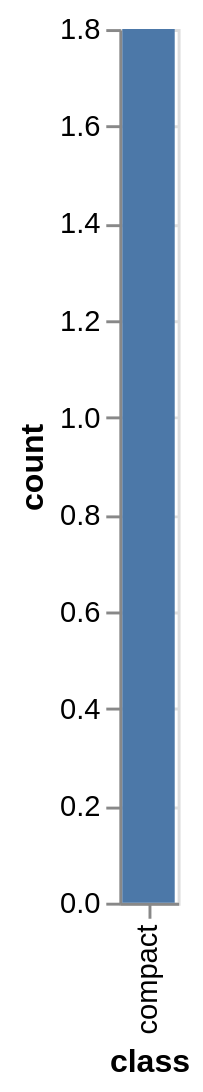

Vega-Lite specification stored for this chart:
### Vega-Lite specification from a JSON file in a GitHub repository (floating-point values rounded to 4 significant figures)
{"$schema": "https://vega.github.io/schema/vega-lite/v4.json", "datasets": {"data-00": [{"manufacturer": "audi", "model": "a4", "displ": 1.8, "year": 1999, "cyl": 4, "trans": "auto(l5)", "drv": "f", "cty": 18, "hwy": 29, "fl": "p", "class": "compact"}]}, "layer": [{"data": {"name": "data-00"}, "mark": {"type": "bar"}, "encoding": {"x": {"field": "class", "type": "nominal", "title": "class"}, "y": {"aggregate": "sum", "field": "displ", "stack": "zero", "type": "quantitative", "title": "count"}}}]}
